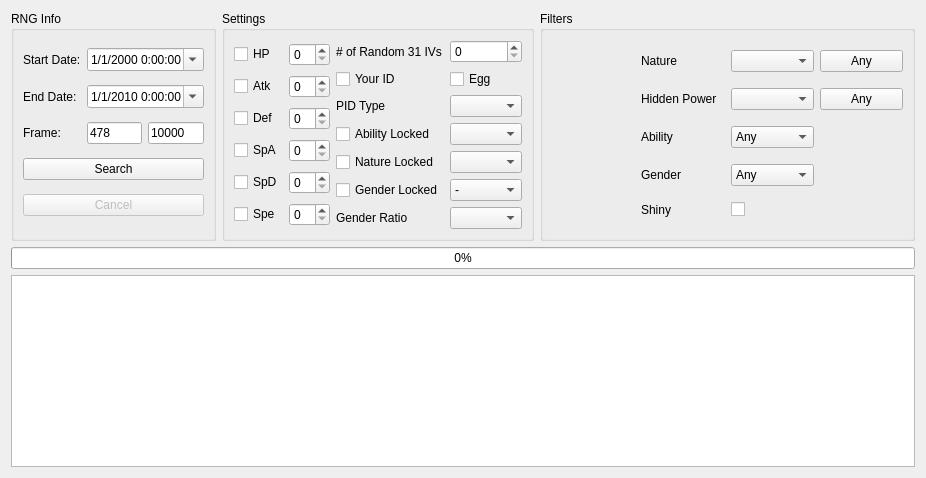
      <widget class="QWidget" name="tabEvent">
       <attribute name="title">
        <string>Event</string>
       </attribute>
       <layout class="QGridLayout" name="gridLayout_4">
        <item row="0" column="0">
         <widget class="QGroupBox" name="groupBoxEventRNGInfo">
          <property name="sizePolicy">
           <sizepolicy hsizetype="Preferred" vsizetype="Preferred">
            <horstretch>1</horstretch>
            <verstretch>1</verstretch>
           </sizepolicy>
          </property>
          <property name="title">
           <string>RNG Info</string>
          </property>
          <layout class="QGridLayout" name="gridLayout_9">
           <item row="0" column="0">
            <widget class="QLabel" name="labelEventStartDate">
             <property name="text">
              <string>Start Date:</string>
             </property>
            </widget>
           </item>
           <item row="0" column="1" colspan="2">
            <widget class="QDateTimeEdit" name="dateTimeEditEventStartDate">
             <property name="dateTime">
              <datetime>
               <hour>0</hour>
               <minute>0</minute>
               <second>0</second>
               <year>2000</year>
               <month>1</month>
               <day>1</day>
              </datetime>
             </property>
             <property name="time">
              <time>
               <hour>0</hour>
               <minute>0</minute>
               <second>0</second>
              </time>
             </property>
             <property name="maximumDateTime">
              <datetime>
               <hour>0</hour>
               <minute>0</minute>
               <second>0</second>
               <year>2100</year>
               <month>1</month>
               <day>1</day>
              </datetime>
             </property>
             <property name="minimumDateTime">
              <datetime>
               <hour>0</hour>
               <minute>0</minute>
               <second>0</second>
               <year>2000</year>
               <month>1</month>
               <day>1</day>
              </datetime>
             </property>
             <property name="maximumDate">
              <date>
               <year>2100</year>
               <month>1</month>
               <day>1</day>
              </date>
             </property>
             <property name="minimumDate">
              <date>
               <year>2000</year>
               <month>1</month>
               <day>1</day>
              </date>
             </property>
             <property name="maximumTime">
              <time>
               <hour>0</hour>
               <minute>0</minute>
               <second>0</second>
              </time>
             </property>
             <property name="minimumTime">
              <time>
               <hour>0</hour>
               <minute>0</minute>
               <second>0</second>
              </time>
             </property>
             <property name="displayFormat">
              <string>M/d/yyyy H:mm:ss</string>
             </property>
             <property name="calendarPopup">
              <bool>true</bool>
             </property>
             <property name="timeSpec">
              <enum>Qt::LocalTime</enum>
             </property>
            </widget>
           </item>
           <item row="1" column="0">
            <widget class="QLabel" name="labelEventEndDate">
             <property name="text">
              <string>End Date:</string>
             </property>
            </widget>
           </item>
           <item row="1" column="1" colspan="2">
            <widget class="QDateTimeEdit" name="dateTimeEditEventEndDate">
             <property name="dateTime">
              <datetime>
               <hour>0</hour>
               <minute>0</minute>
               <second>0</second>
               <year>2010</year>
               <month>1</month>
               <day>1</day>
              </datetime>
             </property>
             <property name="date">
              <date>
               <year>2010</year>
               <month>1</month>
               <day>1</day>
              </date>
             </property>
             <property name="time">
              <time>
               <hour>0</hour>
               <minute>0</minute>
               <second>0</second>
              </time>
             </property>
             <property name="maximumDateTime">
              <datetime>
               <hour>0</hour>
               <minute>0</minute>
               <second>0</second>
               <year>2100</year>
               <month>1</month>
               <day>1</day>
              </datetime>
             </property>
             <property name="minimumDateTime">
              <datetime>
               <hour>0</hour>
               <minute>0</minute>
               <second>0</second>
               <year>2000</year>
               <month>1</month>
               <day>1</day>
              </datetime>
             </property>
             <property name="maximumDate">
              <date>
               <year>2100</year>
               <month>1</month>
               <day>1</day>
              </date>
             </property>
             <property name="minimumDate">
              <date>
               <year>2000</year>
               <month>1</month>
               <day>1</day>
              </date>
             </property>
             <property name="maximumTime">
              <time>
               <hour>0</hour>
               <minute>0</minute>
               <second>0</second>
              </time>
             </property>
             <property name="minimumTime">
              <time>
               <hour>0</hour>
               <minute>0</minute>
               <second>0</second>
              </time>
             </property>
             <property name="displayFormat">
              <string>M/d/yyyy H:mm:ss</string>
             </property>
             <property name="calendarPopup">
              <bool>true</bool>
             </property>
             <property name="timeSpec">
              <enum>Qt::LocalTime</enum>
             </property>
            </widget>
           </item>
           <item row="2" column="0">
            <widget class="QLabel" name="labelEventFrame">
             <property name="text">
              <string>Frame:</string>
             </property>
            </widget>
           </item>
           <item row="2" column="1">
            <widget class="TextBox" name="textBoxEventStartFrame">
             <property name="text">
              <string notr="true">478</string>
             </property>
            </widget>
           </item>
           <item row="2" column="2">
            <widget class="TextBox" name="textBoxEventEndFrame">
             <property name="text">
              <string notr="true">10000</string>
             </property>
            </widget>
           </item>
           <item row="3" column="0" colspan="3">
            <widget class="QPushButton" name="pushButtonEventSearch">
             <property name="text">
              <string>Search</string>
             </property>
            </widget>
           </item>
           <item row="4" column="0" colspan="3">
            <widget class="QPushButton" name="pushButtonEventCancel">
             <property name="enabled">
              <bool>false</bool>
             </property>
             <property name="text">
              <string>Cancel</string>
             </property>
            </widget>
           </item>
          </layout>
         </widget>
        </item>
        <item row="0" column="2">
         <widget class="QGroupBox" name="groupBoxEventFilter">
          <property name="sizePolicy">
           <sizepolicy hsizetype="Preferred" vsizetype="Preferred">
            <horstretch>3</horstretch>
            <verstretch>1</verstretch>
           </sizepolicy>
          </property>
          <property name="title">
           <string>Filters</string>
          </property>
          <layout class="QGridLayout" name="gridLayout_10">
           <item row="0" column="0" rowspan="5">
            <widget class="IVFilter" name="ivFilterEvent" native="true"/>
           </item>
           <item row="0" column="1">
            <widget class="QLabel" name="labelEventNature">
             <property name="frameShape">
              <enum>QFrame::NoFrame</enum>
             </property>
             <property name="text">
              <string>Nature</string>
             </property>
            </widget>
           </item>
           <item row="0" column="2">
            <widget class="CheckList" name="comboBoxEventNature"/>
           </item>
           <item row="0" column="3">
            <widget class="QPushButton" name="pushButtonEventAnyNature">
             <property name="text">
              <string>Any</string>
             </property>
            </widget>
           </item>
           <item row="1" column="1">
            <widget class="QLabel" name="labelEventHiddenPower">
             <property name="text">
              <string>Hidden Power</string>
             </property>
            </widget>
           </item>
           <item row="1" column="2">
            <widget class="CheckList" name="comboBoxEventHiddenPower"/>
           </item>
           <item row="1" column="3">
            <widget class="QPushButton" name="pushButtonEventAnyHiddenPower">
             <property name="text">
              <string>Any</string>
             </property>
            </widget>
           </item>
           <item row="2" column="1">
            <widget class="QLabel" name="labelEventAbility">
             <property name="text">
              <string>Ability</string>
             </property>
            </widget>
           </item>
           <item row="2" column="2">
            <widget class="QComboBox" name="comboBoxEventAbility">
             <item>
              <property name="text">
               <string>Any</string>
              </property>
             </item>
             <item>
              <property name="text">
               <string notr="true">1</string>
              </property>
             </item>
             <item>
              <property name="text">
               <string notr="true">2</string>
              </property>
             </item>
             <item>
              <property name="text">
               <string notr="true">H</string>
              </property>
             </item>
            </widget>
           </item>
           <item row="3" column="1">
            <widget class="QLabel" name="labelEventGender">
             <property name="text">
              <string>Gender</string>
             </property>
            </widget>
           </item>
           <item row="3" column="2">
            <widget class="QComboBox" name="comboBoxEventGender">
             <item>
              <property name="text">
               <string>Any</string>
              </property>
             </item>
             <item>
              <property name="text">
               <string notr="true">♂</string>
              </property>
             </item>
             <item>
              <property name="text">
               <string notr="true">♀</string>
              </property>
             </item>
            </widget>
           </item>
           <item row="4" column="1">
            <widget class="QLabel" name="labelEventShiny">
             <property name="text">
              <string>Shiny</string>
             </property>
            </widget>
           </item>
           <item row="4" column="2">
            <widget class="QCheckBox" name="checkBoxEventShiny">
             <property name="text">
              <string/>
             </property>
            </widget>
           </item>
          </layout>
         </widget>
        </item>
        <item row="2" column="0" colspan="3">
         <widget class="TableView" name="tableViewEvent">
          <property name="sizePolicy">
           <sizepolicy hsizetype="Expanding" vsizetype="Expanding">
            <horstretch>0</horstretch>
            <verstretch>1</verstretch>
           </sizepolicy>
          </property>
          <attribute name="horizontalHeaderDefaultSectionSize">
           <number>60</number>
          </attribute>
          <attribute name="verticalHeaderVisible">
           <bool>false</bool>
          </attribute>
         </widget>
        </item>
        <item row="1" column="0" colspan="3">
         <widget class="QProgressBar" name="progressBarEvent">
          <property name="value">
           <number>0</number>
          </property>
         </widget>
        </item>
        <item row="0" column="1">
         <widget class="QGroupBox" name="groupBoxEventSettings">
          <property name="sizePolicy">
           <sizepolicy hsizetype="Preferred" vsizetype="Preferred">
            <horstretch>2</horstretch>
            <verstretch>1</verstretch>
           </sizepolicy>
          </property>
          <property name="title">
           <string>Settings</string>
          </property>
          <layout class="QGridLayout" name="gridLayout_18">
           <item row="0" column="1">
            <widget class="QLabel" name="labelEventRandomIVs">
             <property name="text">
              <string># of Random 31 IVs</string>
             </property>
            </widget>
           </item>
           <item row="0" column="2">
            <widget class="QSpinBox" name="spinBoxEventRandomIVs"/>
           </item>
           <item row="1" column="1">
            <widget class="QCheckBox" name="checkBoxEventYourID">
             <property name="text">
              <string>Your ID</string>
             </property>
            </widget>
           </item>
           <item row="1" column="2">
            <widget class="QCheckBox" name="checkBoxEventEgg">
             <property name="text">
              <string>Egg</string>
             </property>
            </widget>
           </item>
           <item row="2" column="1">
            <widget class="QLabel" name="labelEventPIDType">
             <property name="text">
              <string>PID Type</string>
             </property>
            </widget>
           </item>
           <item row="2" column="2">
            <widget class="QComboBox" name="comboBoxEventPIDType"/>
           </item>
           <item row="3" column="1">
            <widget class="QCheckBox" name="checkBoxEventAbilityLock">
             <property name="text">
              <string>Ability Locked</string>
             </property>
            </widget>
           </item>
           <item row="3" column="2">
            <widget class="QComboBox" name="comboBox_2"/>
           </item>
           <item row="4" column="1">
            <widget class="QCheckBox" name="checkBoxEventNatureLocked">
             <property name="text">
              <string>Nature Locked</string>
             </property>
            </widget>
           </item>
           <item row="4" column="2">
            <widget class="QComboBox" name="comboBox_3"/>
           </item>
           <item row="5" column="1">
            <widget class="QCheckBox" name="checkBoxEventGenderLocked">
             <property name="text">
              <string>Gender Locked</string>
             </property>
            </widget>
           </item>
           <item row="5" column="2">
            <widget class="QComboBox" name="comboBox_4">
             <item>
              <property name="text">
               <string notr="true">-</string>
              </property>
             </item>
             <item>
              <property name="text">
               <string notr="true">♂</string>
              </property>
             </item>
             <item>
              <property name="text">
               <string notr="true">♀</string>
              </property>
             </item>
            </widget>
           </item>
           <item row="6" column="1">
            <widget class="QLabel" name="labelEventGenderRatio">
             <property name="text">
              <string>Gender Ratio</string>
             </property>
            </widget>
           </item>
           <item row="6" column="2">
            <widget class="QComboBox" name="comboBoxEventGenderRatio"/>
           </item>
           <item row="0" column="0" rowspan="7">
            <layout class="QGridLayout" name="gridLayout_17">
             <item row="0" column="0">
              <widget class="QCheckBox" name="checkBoxEventHP">
               <property name="text">
                <string>HP</string>
               </property>
              </widget>
             </item>
             <item row="0" column="1">
              <widget class="QSpinBox" name="spinBoxEventHP">
               <property name="maximum">
                <number>31</number>
               </property>
              </widget>
             </item>
             <item row="1" column="0">
              <widget class="QCheckBox" name="checkBoxEventAtk">
               <property name="text">
                <string>Atk</string>
               </property>
              </widget>
             </item>
             <item row="1" column="1">
              <widget class="QSpinBox" name="spinBoxEventAtk">
               <property name="maximum">
                <number>31</number>
               </property>
              </widget>
             </item>
             <item row="2" column="0">
              <widget class="QCheckBox" name="checkBoxEventDef">
               <property name="text">
                <string>Def</string>
               </property>
              </widget>
             </item>
             <item row="2" column="1">
              <widget class="QSpinBox" name="spinBoxEventDef">
               <property name="maximum">
                <number>31</number>
               </property>
              </widget>
             </item>
             <item row="3" column="0">
              <widget class="QCheckBox" name="checkBoxEventSpA">
               <property name="text">
                <string>SpA</string>
               </property>
              </widget>
             </item>
             <item row="3" column="1">
              <widget class="QSpinBox" name="spinBoxEventSpA">
               <property name="maximum">
                <number>31</number>
               </property>
              </widget>
             </item>
             <item row="4" column="0">
              <widget class="QCheckBox" name="checkBoxEventSpD">
               <property name="text">
                <string>SpD</string>
               </property>
              </widget>
             </item>
             <item row="4" column="1">
              <widget class="QSpinBox" name="spinBoxEventSpD">
               <property name="maximum">
                <number>31</number>
               </property>
              </widget>
             </item>
             <item row="5" column="0">
              <widget class="QCheckBox" name="checkBoxEventSpe">
               <property name="text">
                <string>Spe</string>
               </property>
              </widget>
             </item>
             <item row="5" column="1">
              <widget class="QSpinBox" name="spinBoxEventSpe">
               <property name="maximum">
                <number>31</number>
               </property>
              </widget>
             </item>
            </layout>
           </item>
          </layout>
         </widget>
        </item>
       </layout>
      </widget>
